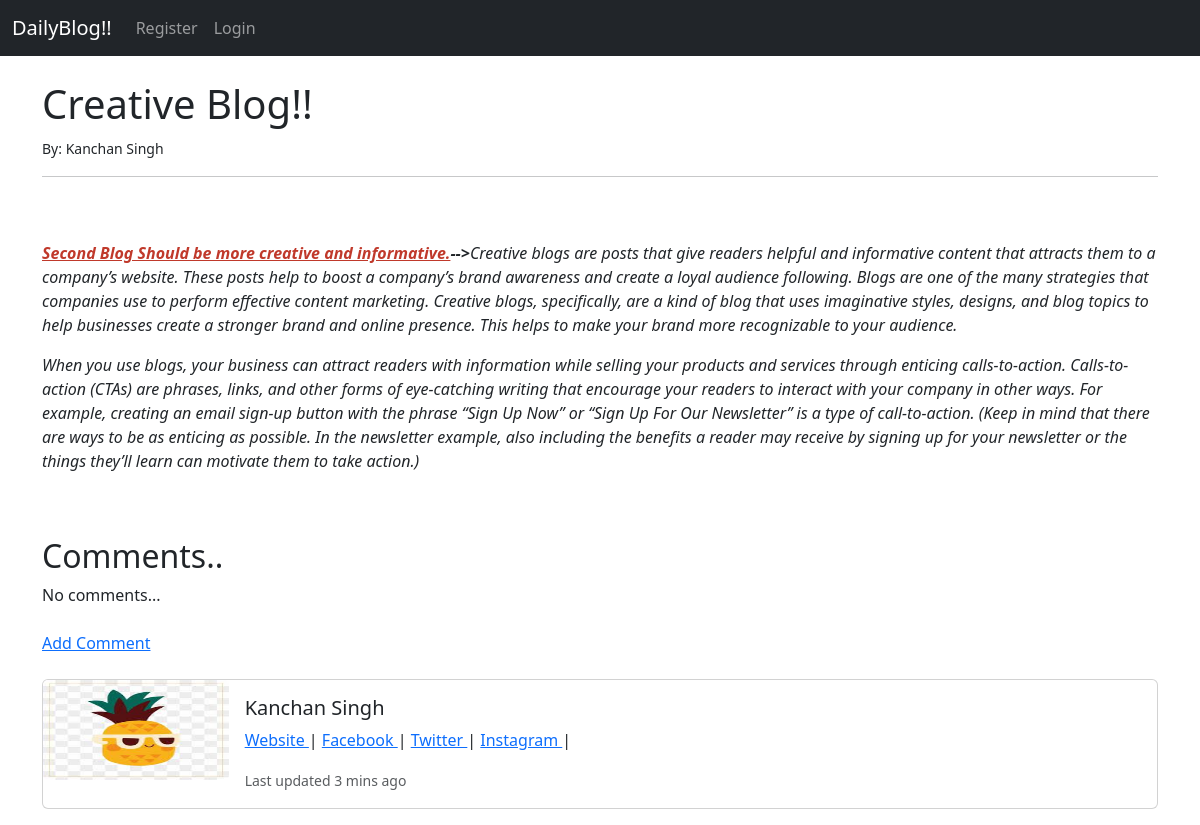
The app's page /article/2 with its own data.
### Blog_app/models.py (models this page shows, shortened)
class Post(models.Model):
    title = models.CharField(max_length=255)
    header_image = models.ImageField(null=True, blank=True, upload_to="images/")
    title_tag = models.CharField(max_length=255, default="DailyBlog!!")
    author = models.ForeignKey(User, on_delete=models.CASCADE)
    body = RichTextField(blank=True, null=True)

class Profile(models.Model):
    user = models.OneToOneField(User, null=True, on_delete=models.CASCADE)
    bio = models.TextField()
    profile_pic = models.ImageField(null=True, blank=True, upload_to="images/profile")
    website_url = models.CharField(max_length=255, null=True, blank=True)
    facebook_url = models.CharField(max_length=255, null=True, blank=True)
    twitter_url = models.CharField(max_length=255, null=True, blank=True)
    insta_url= models.CharField(max_length=255, null=True, blank=True)

### Blog_app/views.py (the view)
# urls.py: path('article/<int:pk>', ArticleDetailView.as_view(), name='article-detail'),
class ArticleDetailView(DetailView):
    model = Post
    template_name = 'article_details.html'

### Blog_app/templates/article_details.html (shortened to what this page needs)
{% extends 'base.html' %}
{% block content %}
<h1>{{ post.title }}</h1>
<small>By:
    {{ post.author.first_name }}
    {{ post.author.last_name }}
</small><br/>
<hr>
<br/><br/>
{{ post.body|safe }}
<br/><br/>
<h2>Comments..</h2>
{% if not post.comments.all %}
    No comments...
{% endif %}
<br/><br/>
<a href="{% url 'add_comment' post.pk %}">Add Comment</a>
<br/><br/>
<div class="card mb-3" >
  <div class="row g-0">
    <div class="col-md-2">
      <img src="{{ post.author.profile.profile_pic.url}}" width=100, height=100" class="card-img" alt="...">
    </div>
    <div class="col-md-10">
      <div class="card-body">
        <h5 class="card-title"> {{ post.author.first_name }}
    {{ post.author.last_name }}</h5>
          <p class="card-text-muted">
              <a href="{{post.author.profile.website_url}}">
                  Website </a> |
              <a href="{{post.author.profile.facebook_url}}">
                  Facebook </a> |
              <a href="{{post.author.profile.twitter_url}}">
                  Twitter </a>|
                  <a href="{{post.author.profile.Instagram_url}}">
                      Instagram </a>|
          </p>
        <p class="card-text"><small class="text-body-secondary">Last updated 3 mins ago</small></p>
      </div>
    </div>
  </div>
</div>
{% endblock %}

### records on screen
Post: title "Creative Blog!!", author.first_name "Kanchan", author.last_name "Singh", body "Second Blog Should be more creative and informative. --> Creative blogs are posts that give readers helpful and informative content that attracts them to a company’s website. These posts help to boost a company’s brand awareness and create a loyal audience following. Blogs are one of the many strategies that companies use to perform effective content marketing. Creative blogs, specifically, are a kind of blog that uses imaginative styles, designs, and blog topics to help businesses create a stronger brand and online presence. This helps to make your brand more recognizable to your audience. When you use blogs, your business can attract readers with information while selling your products…", author.profile.profile_pic (picture)
